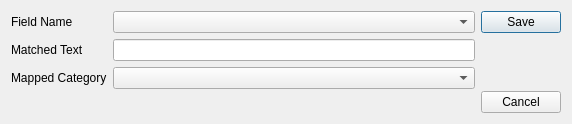
<?xml version="1.0" encoding="UTF-8"?>
<ui version="4.0">
 <class>dlg_category_mappings</class>
 <widget class="QDialog" name="dlg_category_mappings">
  <property name="geometry">
   <rect>
    <x>0</x>
    <y>0</y>
    <width>572</width>
    <height>124</height>
   </rect>
  </property>
  <property name="windowTitle">
   <string>Add/Edit Category Mapping</string>
  </property>
  <layout class="QHBoxLayout" name="horizontalLayout">
   <item>
    <layout class="QFormLayout" name="formLayout">
     <item row="0" column="0">
      <widget class="QLabel" name="label">
       <property name="text">
        <string>Field Name</string>
       </property>
      </widget>
     </item>
     <item row="0" column="1">
      <widget class="QComboBox" name="cmb_fieldname"/>
     </item>
     <item row="1" column="0">
      <widget class="QLabel" name="label_2">
       <property name="text">
        <string>Matched Text</string>
       </property>
      </widget>
     </item>
     <item row="1" column="1">
      <widget class="QLineEdit" name="txt_matchedtext"/>
     </item>
     <item row="2" column="0">
      <widget class="QLabel" name="label_3">
       <property name="text">
        <string>Mapped Category</string>
       </property>
      </widget>
     </item>
     <item row="2" column="1">
      <widget class="QComboBox" name="cmb_categories"/>
     </item>
    </layout>
   </item>
   <item>
    <layout class="QVBoxLayout" name="verticalLayout_2">
     <item>
      <widget class="QPushButton" name="btn_save">
       <property name="text">
        <string>Save</string>
       </property>
      </widget>
     </item>
     <item>
      <spacer name="verticalSpacer">
       <property name="orientation">
        <enum>Qt::Vertical</enum>
       </property>
       <property name="sizeHint" stdset="0">
        <size>
         <width>20</width>
         <height>40</height>
        </size>
       </property>
      </spacer>
     </item>
     <item>
      <widget class="QPushButton" name="btn_cancel">
       <property name="text">
        <string>Cancel</string>
       </property>
      </widget>
     </item>
    </layout>
   </item>
  </layout>
 </widget>
 <resources/>
 <connections/>
</ui>
